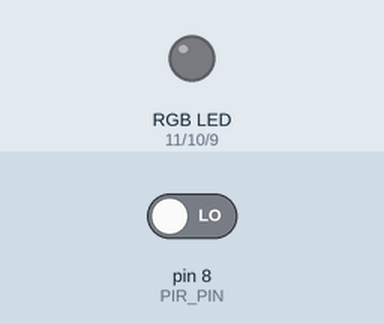
This sketch was run on a simulated Arduino Uno, built with avr-gcc and run on an emulated ATmega328P. On the bench: an RGB LED mixed from three pins (HIGH = lit). Inputs (shaded band) come from the test bench; at power-on: pin 8 (PIR_PIN) LOW. Dim RGB values are drawn brighter than linear.

Above: at 1.2 s.
1.3 s: pin 8 (PIR_PIN) driven HIGH
At 1.9 s:
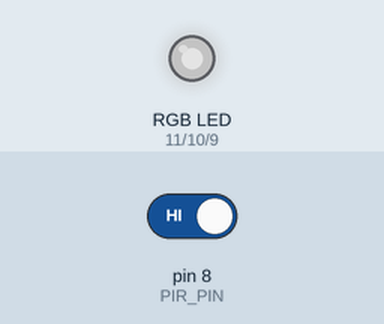
Timing chart, 0 to 4.3 s (numbered marks = the images above; inputs shaded):
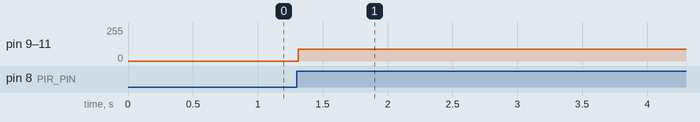

Measured:
- after the input at 1.3 s, pin 9 (BLUE_PIN), pin 10 (GREEN_PIN), pin 11 (RED_PIN): 0/255 → 90/255 at once

The sketch:

led_night_light.ino
```cpp
///
/// Скетч ночника в спальню, который включается по датчику движения
///

// Пины датчиков
#define RED_PIN 11
#define GREEN_PIN 10
#define BLUE_PIN 9
#define PIR_PIN 8

// время горения света - 5 мин.
#define TIME_DELAY 300000

// включен ли свет
int _isLight;

void setup() {

  // led лента
  pinMode(RED_PIN, OUTPUT);
  pinMode(GREEN_PIN, OUTPUT);
  pinMode(BLUE_PIN, OUTPUT);

  // датчик движения
  pinMode(PIR_PIN, INPUT);

  _isLight = 0;
}

void loop() {

  // значение датчика движения
  int pirValue = digitalRead(PIR_PIN);

  delay(10);

  if(pirValue == HIGH && _isLight == 0){
    _isLight = 1;

    setColor(90, 90, 90);

    delay(TIME_DELAY);

    _isLight = 0;
    setColor(0, 0, 0);
  }
}

// установить цвет RGB ленты
void setColor(int red, int green, int blue)
{
  analogWrite(RED_PIN, red);
  analogWrite(GREEN_PIN, green);
  analogWrite(BLUE_PIN, blue);
}
```
